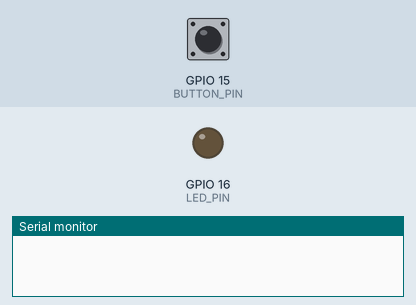
The program below on a simulated ESP32-S3. Shown: output pins drawn as LEDs (lit = HIGH), the last lines printed to the serial monitor. The inputs (shaded band) are chosen by the test bench; at power-on: GPIO 15 (BUTTON_PIN) HIGH.

Above: at 1.2 s.
1.3 s: GPIO 15 (BUTTON_PIN) pulled LOW for 0.15 s
At 2.3 s:
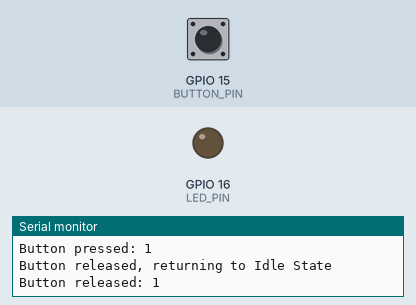
2.9 s: GPIO 15 (BUTTON_PIN) pulled LOW for 3.2 s
At 3.5 s:
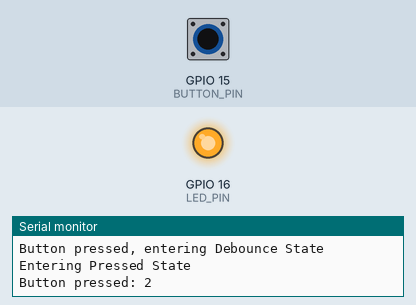
Timing chart, 0 to 7.6 s (numbered marks = the images above; inputs shaded):
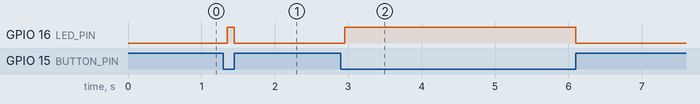

Measured:
- after the input at 1.3 s, GPIO 16 (LED_PIN): LOW → HIGH after 0.05 s, → LOW 0.10 s later
- after the input at 2.9 s, GPIO 16 (LED_PIN): LOW → HIGH after 0.05 s, → LOW 3.2 s later

The program:

main.cpp
```cpp
#include <Arduino.h>
#include "buttonFSM.h"

#define BUTTON_PIN 			15
#define LED_PIN 			16
#define DEBOUNCE_DELAY 		50

typedef struct{
	int presseCount;
	int releaseCount;
} Counter_t;

static Button_FSM_t buttonFsm;
static Counter_t counter = {0, 0};

void onButtonPress(void* arg) {
	Counter_t* counter = (Counter_t*)arg;
	counter->presseCount++;
	Serial.print("Button pressed: ");
	Serial.println(counter->presseCount);
	digitalWrite(LED_PIN, HIGH);
}

void onButtonRelease(void* arg) {
	Counter_t* counter = (Counter_t*)arg;
	counter->releaseCount++;
	Serial.print("Button released: ");
	Serial.println(counter->releaseCount);
	digitalWrite(LED_PIN, LOW);
}

void setup() {
	Serial.begin(115200);
	pinMode(BUTTON_PIN, INPUT_PULLUP);
	pinMode(LED_PIN, OUTPUT);
	digitalWrite(LED_PIN, LOW);

	if (Button_FSM_Init(&buttonFsm, BUTTON_PIN, DEBOUNCE_DELAY, onButtonPress, onButtonRelease, &counter) != 0) {
		Serial.println("Failed to initialize button FSM");
	}
}

void loop() {
	Button_FSM_Update(&buttonFsm);

	delay(1);
}
```
